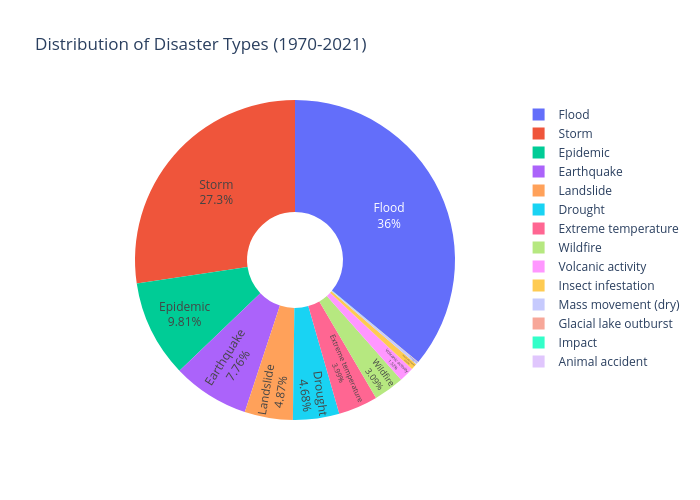
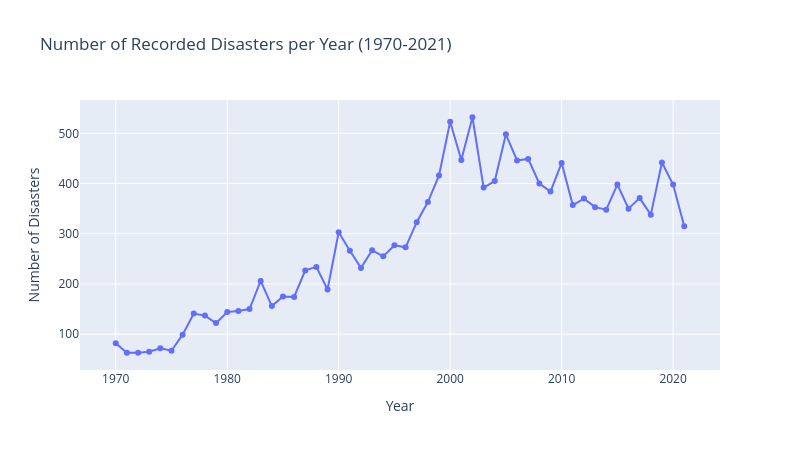
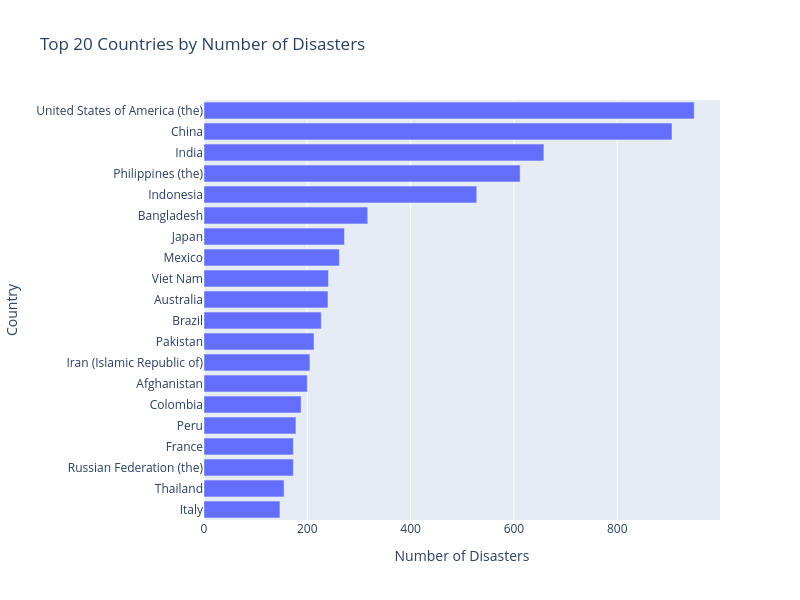
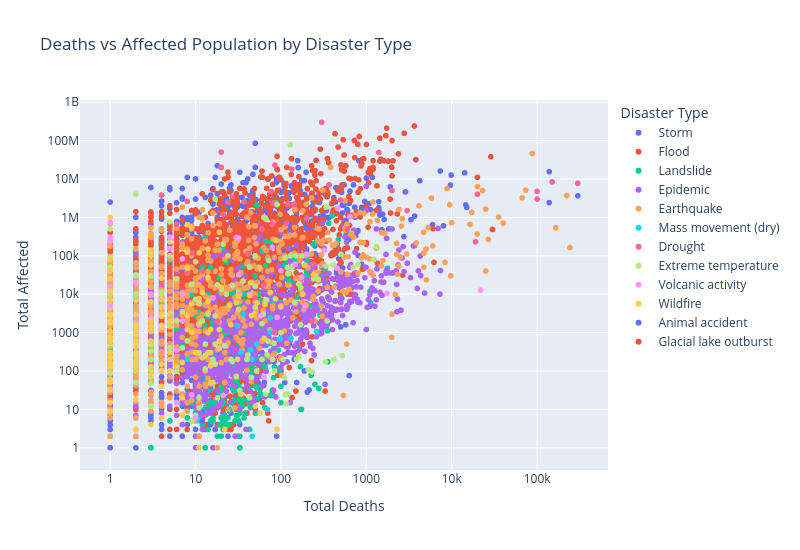

These figures' notebook cell, in order:
### Markdown cell above
## 7. Visualizations

Interactive charts from the EM-DAT disaster dataset.

### Code cell
# --- Section 7: Visualizations ---
from src.visualization.charts import create_all_charts

charts = create_all_charts()
for name, fig in charts.items():
    print(f"Rendering: {name}")
    fig.show()

### Figure 1 — Plotly figure (JSON) as saved in the notebook; plotly's stock layout.template omitted (floating-point values rounded to 4 significant figures)
{"data": [{"domain": {"x": [0, 1], "y": [0, 1]}, "hole": 0.3, "hovertemplate": "Disaster Type=%{label}<br>Count=%{value}<extra></extra>", "labels": ["Flood", "Storm", "Epidemic", "Earthquake", "Landslide", "Drought", "Extreme temperature ", "Wildfire", "Volcanic activity", "Insect infestation", "Mass movement (dry)", "Glacial lake outburst", "Impact", "Animal accident"], "legendgroup": "", "name": "", "showlegend": true, "textinfo": "percent+label", "textposition": "inside", "type": "pie", "values": [5272, 4005, 1436, 1137, 713, 685, 584, 452, 222, 93, 41, 2, 1, 1]}], "layout": {"height": 500, "legend": {"tracegroupgap": 0}, "title": {"text": "Distribution of Disaster Types (1970-2021)"}, "width": 700}}

### Figure 2 — Plotly figure (JSON) as saved in the notebook; plotly's stock layout.template omitted (floating-point values rounded to 4 significant figures)
{"data": [{"hovertemplate": "Year=%{x}<br>Count=%{y}<extra></extra>", "legendgroup": "", "line": {"color": "#636efa", "dash": "solid"}, "marker": {"symbol": "circle"}, "mode": "lines+markers", "name": "", "orientation": "v", "showlegend": false, "type": "scatter", "x": [1970, 1971, 1972, 1973, 1974, 1975, 1976, 1977, 1978, 1979, 1980, 1981, 1982, 1983, 1984, 1985, 1986, 1987, 1988, 1989, 1990, 1991, 1992, 1993, 1994, 1995, 1996, 1997, 1998, 1999, 2000, 2001, 2002, 2003, 2004, 2005, 2006, 2007, 2008, 2009, 2010, 2011, 2012, 2013, 2014, 2015, 2016, 2017, 2018, 2019, 2020, 2021], "xaxis": "x", "y": [82, 63, 63, 65, 72, 67, 99, 141, 137, 122, 144, 146, 150, 206, 156, 175, 174, 227, 234, 189, 303, 266, 232, 267, 255, 277, 273, 323, 363, 416, 523, 447, 532, 392, 405, 498, 446, 449, 400, 384, 441, 357, 370, 353, 348, 398, 350, 371, 338, 442, 398, 315], "yaxis": "y"}], "layout": {"height": 450, "legend": {"tracegroupgap": 0}, "title": {"text": "Number of Recorded Disasters per Year (1970-2021)"}, "width": 800, "xaxis": {"anchor": "y", "domain": [0, 1], "title": {"text": "Year"}}, "yaxis": {"anchor": "x", "domain": [0, 1], "title": {"text": "Number of Disasters"}}}}

### Figure 3 — Plotly figure (JSON) as saved in the notebook; plotly's stock layout.template omitted (floating-point values rounded to 4 significant figures)
{"data": [{"hovertemplate": "Number of Disasters=%{x}<br>Country=%{y}<extra></extra>", "legendgroup": "", "marker": {"color": "#636efa", "pattern": {"shape": ""}}, "name": "", "orientation": "h", "showlegend": false, "textposition": "auto", "type": "bar", "x": [147, 155, 173, 173, 178, 188, 200, 205, 213, 227, 240, 241, 262, 272, 317, 528, 612, 658, 906, 949], "xaxis": "x", "y": ["Italy", "Thailand", "Russian Federation (the)", "France", "Peru", "Colombia", "Afghanistan", "Iran (Islamic Republic of)", "Pakistan", "Brazil", "Australia", "Viet Nam", "Mexico", "Japan", "Bangladesh", "Indonesia", "Philippines (the)", "India", "China", "United States of America (the)"], "yaxis": "y"}], "layout": {"barmode": "relative", "height": 600, "legend": {"tracegroupgap": 0}, "title": {"text": "Top 20 Countries by Number of Disasters"}, "width": 800, "xaxis": {"anchor": "y", "domain": [0, 1], "title": {"text": "Number of Disasters"}}, "yaxis": {"anchor": "x", "domain": [0, 1], "title": {"text": "Country"}}}}

### Figure 4 — Plotly figure (JSON) as saved in the notebook; plotly's stock layout.template omitted (floating-point values rounded to 4 significant figures; data arrays with more than 128 entries replaced by an {"elided": "..."} marker saying what was removed)
{"data": [{"customdata": {"elided": "2111x2 mixed values"}, "hovertemplate": "Disaster Type=Storm<br>Total Deaths=%{x}<br>Total Affected=%{y}<br>Country=%{customdata[0]}<br>Year=%{customdata[1]}<extra></extra>", "legendgroup": "Storm", "marker": {"color": "#636efa", "symbol": "circle"}, "mode": "markers", "name": "Storm", "showlegend": true, "type": "scattergl", "x": {"elided": "2111 float values"}, "xaxis": "x", "y": {"elided": "2111 float values"}, "yaxis": "y"}, {"customdata": {"elided": "3257x2 mixed values"}, "hovertemplate": "Disaster Type=Flood<br>Total Deaths=%{x}<br>Total Affected=%{y}<br>Country=%{customdata[0]}<br>Year=%{customdata[1]}<extra></extra>", "legendgroup": "Flood", "marker": {"color": "#EF553B", "symbol": "circle"}, "mode": "markers", "name": "Flood", "showlegend": true, "type": "scattergl", "x": {"elided": "3257 float values"}, "xaxis": "x", "y": {"elided": "3257 float values"}, "yaxis": "y"}, {"customdata": {"elided": "392x2 mixed values"}, "hovertemplate": "Disaster Type=Landslide<br>Total Deaths=%{x}<br>Total Affected=%{y}<br>Country=%{customdata[0]}<br>Year=%{customdata[1]}<extra></extra>", "legendgroup": "Landslide", "marker": {"color": "#00cc96", "symbol": "circle"}, "mode": "markers", "name": "Landslide", "showlegend": true, "type": "scattergl", "x": {"elided": "392 float values"}, "xaxis": "x", "y": {"elided": "392 float values"}, "yaxis": "y"}, {"customdata": {"elided": "1058x2 mixed values"}, "hovertemplate": "Disaster Type=Epidemic<br>Total Deaths=%{x}<br>Total Affected=%{y}<br>Country=%{customdata[0]}<br>Year=%{customdata[1]}<extra></extra>", "legendgroup": "Epidemic", "marker": {"color": "#ab63fa", "symbol": "circle"}, "mode": "markers", "name": "Epidemic", "showlegend": true, "type": "scattergl", "x": {"elided": "1058 float values"}, "xaxis": "x", "y": {"elided": "1058 float values"}, "yaxis": "y"}, {"customdata": {"elided": "734x2 mixed values"}, "hovertemplate": "Disaster Type=Earthquake<br>Total Deaths=%{x}<br>Total Affected=%{y}<br>Country=%{customdata[0]}<br>Year=%{customdata[1]}<extra></extra>", "legendgroup": "Earthquake", "marker": {"color": "#FFA15A", "symbol": "circle"}, "mode": "markers", "name": "Earthquake", "showlegend": true, "type": "scattergl", "x": {"elided": "734 float values"}, "xaxis": "x", "y": {"elided": "734 float values"}, "yaxis": "y"}, {"customdata": [["Canada", 1971], ["Liberia", 1982], ["Indonesia", 1987], ["Papua New Guinea", 1988], ["Soviet Union", 1987], ["China", 1990], ["China", 1990], ["Colombia", 1993], ["Egypt", 1993], ["Turkey", 1992], ["Uzbekistan", 1992], ["China", 2004], ["China", 2006], ["Egypt", 2008], ["Guatemala", 2009], ["China", 2013], ["Switzerland", 2017]], "hovertemplate": "Disaster Type=Mass movement (dry)<br>Total Deaths=%{x}<br>Total Affected=%{y}<br>Country=%{customdata[0]}<br>Year=%{customdata[1]}<extra></extra>", "legendgroup": "Mass movement (dry)", "marker": {"color": "#19d3f3", "symbol": "circle"}, "mode": "markers", "name": "Mass movement (dry)", "showlegend": true, "type": "scattergl", "x": [31.0, 46.0, 131.0, 76.0, 52.0, 69.0, 4.0, 75.0, 34.0, 261.0, 1.0, 44.0, 11.0, 98.0, 36.0, 46.0, 8.0], "xaxis": "x", "y": [1500.0, 200.0, 701.0, 1000.0, 506.0, 10.0, 5105.0, 2411.0, 300.0, 1069.0, 400.0, 353.0, 5.0, 697.0, 3028.0, 2.0, 200.0], "yaxis": "y"}, {"customdata": [["Ethiopia", 1973], ["Somalia", 1973], ["Bangladesh", 1979], ["Brazil", 1983], ["Ethiopia", 1983], ["Ethiopia", 1987], ["Indonesia", 1978], ["Mozambique", 1981], ["Indonesia", 1984], ["Indonesia", 1986], ["India", 1987], ["Mozambique", 1987], ["Chad", 1980], ["Sudan (the)", 1983], ["Somalia", 1987], ["China", 1988], ["China", 1991], ["Madagascar", 1988], ["Rwanda", 1989], ["Indonesia", 1997], ["Papua New Guinea", 1997], ["Burundi", 1999], ["Afghanistan", 2000], ["Kenya", 1999], ["India", 2000], ["Philippines (the)", 1998], ["Paraguay", 1999], ["Pakistan", 1999], ["Somalia", 1999], ["Uganda", 1999], ["Guatemala", 2001], ["Mozambique", 2001], ["Uganda", 2002], ["Malawi", 2002], ["Kenya", 2004], ["Mozambique", 2003], ["Burundi", 2005], ["China", 2006], ["Kenya", 2005], ["Kenya", 2008], ["Paraguay", 2008], ["Somalia", 2010], ["Papua New Guinea", 2015], ["Pakistan", 2019], ["Argentina", 2019]], "hovertemplate": "Disaster Type=Drought<br>Total Deaths=%{x}<br>Total Affected=%{y}<br>Country=%{customdata[0]}<br>Year=%{customdata[1]}<extra></extra>", "legendgroup": "Drought", "marker": {"color": "#FF6692", "symbol": "circle"}, "mode": "markers", "name": "Drought", "showlegend": true, "type": "scattergl", "x": [100000.0, 19000.0, 18.0, 20.0, 300000.0, 367.0, 63.0, 100000.0, 230.0, 84.0, 300.0, 50.0, 3000.0, 150000.0, 600.0, 1400.0, 2000.0, 200.0, 237.0, 672.0, 60.0, 6.0, 37.0, 85.0, 20.0, 8.0, 12.0, 143.0, 21.0, 115.0, 41.0, 9.0, 79.0, 500.0, 80.0, 9.0, 120.0, 134.0, 27.0, 4.0, 4.0, 20000.0, 24.0, 77.0, 8.0], "xaxis": "x", "y": [3000000.0, 230000.0, 2000.0, 20000000.0, 7750000.0, 7000000.0, 17220.0, 4750000.0, 2000.0, 1000.0, 300000000.0, 8000.0, 1500000.0, 8400000.0, 500000.0, 49000000.0, 5000000.0, 950000.0, 60000.0, 1065000.0, 500000.0, 650000.0, 2580000.0, 23000000.0, 50000000.0, 2600000.0, 40000.0, 2200000.0, 1200000.0, 700000.0, 113600.0, 600000.0, 655000.0, 2829000.0, 2300000.0, 119500.0, 2150000.0, 18000000.0, 3500000.0, 3800000.0, 18000.0, 4000000.0, 2520000.0, 4681000.0, 35030.0], "yaxis": "y"}, {"customdata": {"elided": "137x2 mixed values"}, "hovertemplate": "Disaster Type=Extreme temperature <br>Total Deaths=%{x}<br>Total Affected=%{y}<br>Country=%{customdata[0]}<br>Year=%{customdata[1]}<extra></extra>", "legendgroup": "Extreme temperature ", "marker": {"color": "#B6E880", "symbol": "circle"}, "mode": "markers", "name": "Extreme temperature ", "showlegend": true, "type": "scattergl", "x": {"elided": "137 float values"}, "xaxis": "x", "y": {"elided": "137 float values"}, "yaxis": "y"}, {"customdata": [["Ecuador", 1976], ["Comoros (the)", 1977], ["Japan", 1977], ["Congo (the Democratic Republic of the)", 1977], ["Colombia", 1985], ["Cameroon", 1986], ["Indonesia", 1979], ["Italy", 1979], ["Indonesia", 1981], ["Indonesia", 1982], ["Mexico", 1982], ["Indonesia", 1988], ["Saint Vincent and the Grenadines", 1979], ["United States of America (the)", 1980], ["Chile", 1993], ["Colombia", 1993], ["Indonesia", 1990], ["Philippines (the)", 1991], ["Japan", 1991], ["Nicaragua", 1992], ["Indonesia", 1993], ["Indonesia", 1993], ["Japan", 1993], ["Philippines (the)", 1993], ["Indonesia", 1994], ["Indonesia", 1994], ["Indonesia", 1997], ["Montserrat", 1997], ["Papua New Guinea", 1994], ["Papua New Guinea", 1996], ["Congo (the Democratic Republic of the)", 2002], ["Indonesia", 2004], ["Comoros (the)", 2005], ["Ecuador", 2006], ["El Salvador", 2005], ["Ethiopia", 2007], ["Colombia", 2008], ["Yemen", 2007], ["Indonesia", 2010], ["Indonesia", 2010], ["Indonesia", 2011], ["Indonesia", 2014], ["Indonesia", 2014], ["Japan", 2014], ["Indonesia", 2018], ["Guatemala", 2018], ["New Zealand", 2019], ["Philippines (the)", 2020], ["Congo (the Democratic Republic of the)", 2021]], "hovertemplate": "Disaster Type=Volcanic activity<br>Total Deaths=%{x}<br>Total Affected=%{y}<br>Country=%{customdata[0]}<br>Year=%{customdata[1]}<extra></extra>", "legendgroup": "Volcanic activity", "marker": {"color": "#FF97FF", "symbol": "circle"}, "mode": "markers", "name": "Volcanic activity", "showlegend": true, "type": "scattergl", "x": [1.0, 1.0, 3.0, 147.0, 21800.0, 1746.0, 175.0, 9.0, 192.0, 30.0, 100.0, 7.0, 2.0, 90.0, 6.0, 10.0, 33.0, 640.0, 43.0, 1.0, 1.0, 2.0, 1.0, 79.0, 7.0, 58.0, 1.0, 32.0, 5.0, 4.0, 200.0, 2.0, 1.0, 5.0, 2.0, 5.0, 16.0, 6.0, 322.0, 1.0, 3.0, 32.0, 7.0, 63.0, 453.0, 461.0, 21.0, 1.0, 32.0], "xaxis": "x", "y": [25000.0, 25000.0, 10000.0, 60000.0, 12700.0, 10440.0, 28000.0, 24.0, 5000.0, 300000.0, 40500.0, 10000.0, 20000.0, 2500.0, 350.0, 6.0, 10260.0, 1036000.0, 10020.0, 300100.0, 3012.0, 452.0, 4930.0, 165000.0, 2000.0, 2722.0, 3000.0, 4000.0, 152000.0, 1529.0, 110400.0, 20000.0, 245000.0, 300000.0, 2000.0, 2000.0, 8007.0, 15.0, 137100.0, 15060.0, 2373.0, 32000.0, 83160.0, 69.0, 47780.0, 1714000.0, 23.0, 736800.0, 288400.0], "yaxis": "y"}, {"customdata": {"elided": "140x2 mixed values"}, "hovertemplate": "Disaster Type=Wildfire<br>Total Deaths=%{x}<br>Total Affected=%{y}<br>Country=%{customdata[0]}<br>Year=%{customdata[1]}<extra></extra>", "legendgroup": "Wildfire", "marker": {"color": "#FECB52", "symbol": "circle"}, "mode": "markers", "name": "Wildfire", "showlegend": true, "type": "scattergl", "x": {"elided": "140 float values"}, "xaxis": "x", "y": {"elided": "140 float values"}, "yaxis": "y"}, {"customdata": [["Niger (the)", 2014]], "hovertemplate": "Disaster Type=Animal accident<br>Total Deaths=%{x}<br>Total Affected=%{y}<br>Country=%{customdata[0]}<br>Year=%{customdata[1]}<extra></extra>", "legendgroup": "Animal accident", "marker": {"color": "#636efa", "symbol": "circle"}, "mode": "markers", "name": "Animal accident", "showlegend": true, "type": "scattergl", "x": [12.0], "xaxis": "x", "y": [5.0], "yaxis": "y"}, {"customdata": [["India", 2021]], "hovertemplate": "Disaster Type=Glacial lake outburst<br>Total Deaths=%{x}<br>Total Affected=%{y}<br>Country=%{customdata[0]}<br>Year=%{customdata[1]}<extra></extra>", "legendgroup": "Glacial lake outburst", "marker": {"color": "#EF553B", "symbol": "circle"}, "mode": "markers", "name": "Glacial lake outburst", "showlegend": true, "type": "scattergl", "x": [16.0], "xaxis": "x", "y": [24.0], "yaxis": "y"}], "layout": {"height": 550, "legend": {"title": {"text": "Disaster Type"}, "tracegroupgap": 0}, "title": {"text": "Deaths vs Affected Population by Disaster Type"}, "width": 800, "xaxis": {"anchor": "y", "domain": [0, 1], "title": {"text": "Total Deaths"}, "type": "log"}, "yaxis": {"anchor": "x", "domain": [0, 1], "title": {"text": "Total Affected"}, "type": "log"}}}
